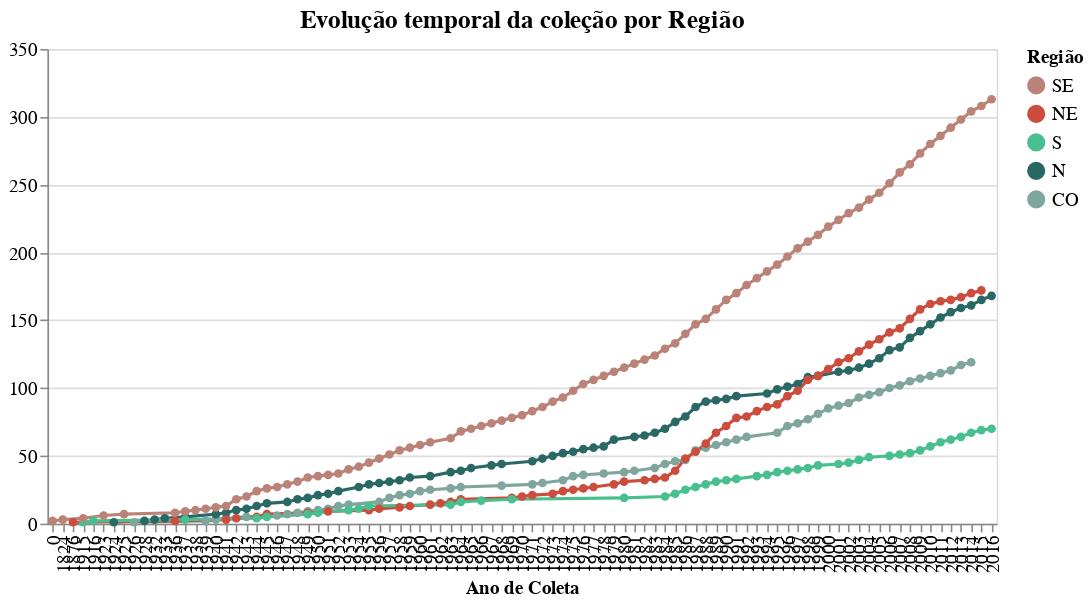

Source (notebook cell):
### Code cell
select_region = alt.selection_multi(fields=['regiao'], bind='legend')

g1 = alt.Chart(temp, title='Evolução temporal da coleção por Região', width=600).mark_line(point=True).encode(
    x= alt.X('ano_coleta', type="ordinal", title='Ano de Coleta',
             scale= alt.Scale(domain=sorted(list(teste['ano_coleta'].unique())))),
    y= alt.Y('cumulative_sum', title='', 
             sort=alt.EncodingSortField('counts', op="count", order='descending'),
             scale= alt.Scale(domain=[0,350])),
    color= alt.Color('regiao:N', title='Região', 
                        legend= alt.Legend(columns=1, symbolLimit=42),
                     scale= alt.Scale(domain=list(cores_regioes.keys()), range=list(cores_regioes.values()))),
    tooltip= alt.Tooltip(['regiao','ano_coleta','counts', 'cumulative_sum']),
#     opacity= alt.condition(select_country, alt.value(1), alt.value(0))
).add_selection(select_region).transform_filter(select_region)

g1 = g1.configure_title(fontSize=16).configure_axis(
    labelFontSize=12,
    titleFontSize=12
).configure_legend(
    labelFontSize=12,
    titleFontSize=12
)

# g1.save('./graphs/cumCounts/time-spacial/evolucao_por_regiao.html')

g1

### Figure 1 — Vega-Lite specification as saved in the notebook (floating-point values rounded to 4 significant figures; data arrays with more than 128 entries replaced by an {"elided": "..."} marker saying what was removed)
{"config": {"view": {"continuousWidth": 400, "continuousHeight": 300}, "axis": {"labelFontSize": 12, "titleFontSize": 12}, "legend": {"labelFontSize": 12, "titleFontSize": 12}, "title": {"fontSize": 16}}, "data": {"name": "data-9738df764c2bb75353ecaea03bbbcaaa"}, "mark": {"type": "line", "point": true}, "encoding": {"color": {"type": "nominal", "field": "regiao", "legend": {"columns": 1, "symbolLimit": 42}, "scale": {"domain": ["SE", "NE", "S", "N", "CO"], "range": ["#bb8377", "#cc4c3e", "#48bf8e", "#2a6866", "#7fa69d"]}, "title": "Região"}, "tooltip": [{"type": "nominal", "field": "regiao"}, {"type": "quantitative", "field": "ano_coleta"}, {"type": "quantitative", "field": "counts"}, {"type": "quantitative", "field": "cumulative_sum"}], "x": {"type": "ordinal", "field": "ano_coleta", "scale": {"domain": [0.0, 1824.0, 1876.0, 1915.0, 1916.0, 1923.0, 1924.0, 1925.0, 1926.0, 1928.0, 1932.0, 1933.0, 1936.0, 1937.0, 1938.0, 1939.0, 1940.0, 1941.0, 1942.0, 1943.0, 1944.0, 1945.0, 1946.0, 1947.0, 1948.0, 1949.0, 1950.0, 1951.0, 1952.0, 1953.0, 1954.0, 1955.0, 1956.0, 1957.0, 1958.0, 1959.0, 1960.0, 1961.0, 1962.0, 1963.0, 1964.0, 1965.0, 1966.0, 1967.0, 1968.0, 1969.0, 1970.0, 1971.0, 1972.0, 1973.0, 1974.0, 1975.0, 1976.0, 1977.0, 1978.0, 1979.0, 1980.0, 1981.0, 1982.0, 1983.0, 1984.0, 1985.0, 1986.0, 1987.0, 1988.0, 1989.0, 1990.0, 1991.0, 1992.0, 1993.0, 1994.0, 1995.0, 1996.0, 1997.0, 1998.0, 1999.0, 2000.0, 2001.0, 2002.0, 2003.0, 2004.0, 2005.0, 2006.0, 2007.0, 2008.0, 2009.0, 2010.0, 2011.0, 2012.0, 2013.0, 2014.0, 2015.0, 2016.0]}, "title": "Ano de Coleta"}, "y": {"type": "quantitative", "field": "cumulative_sum", "scale": {"domain": [0, 350]}, "sort": {"field": "counts", "op": "count", "order": "descending"}, "title": ""}}, "selection": {"selector035": {"type": "multi", "fields": ["regiao"], "bind": "legend"}}, "title": "Evolução temporal da coleção por Região", "transform": [{"filter": {"selection": "selector035"}}], "width": 600, "$schema": "https://vega.github.io/schema/vega-lite/v4.8.1.json", "datasets": {"data-9738df764c2bb75353ecaea03bbbcaaa": {"elided": "321 records"}}}
